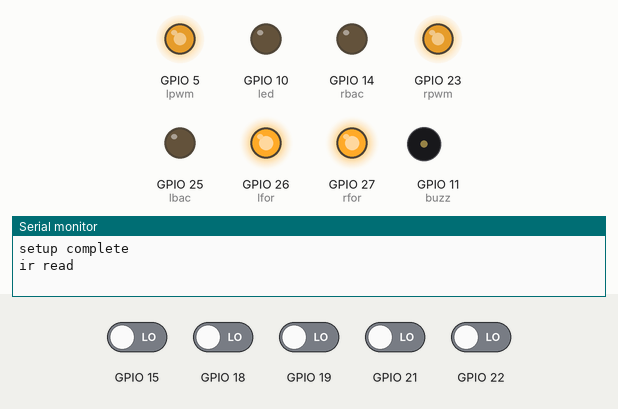
Recording of a sketch running on a simulated ESP32. On the bench: output pins drawn as LEDs (lit = HIGH), buzzer (waves = sounding, pin HIGH), the last lines printed to the serial monitor. The test bench sets the inputs (shaded band); at power-on: GPIO 15, GPIO 18, GPIO 19, GPIO 21, GPIO 22 LOW.

Above: at 4.2 s.
4.3 s: GPIO 21 driven HIGH
11.8 s: GPIO 18 driven HIGH
At 19.4 s:
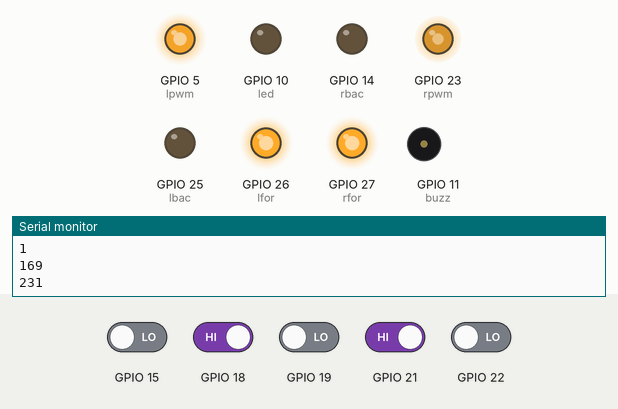
20.5 s: GPIO 15 driven HIGH
At 28.6 s:
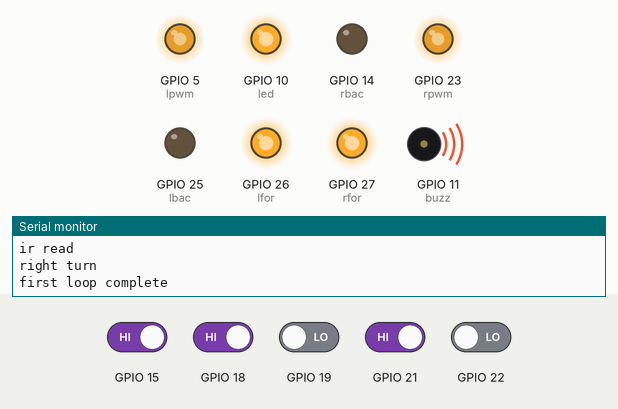
33.5 s: GPIO 19 driven HIGH
At 36.2 s:
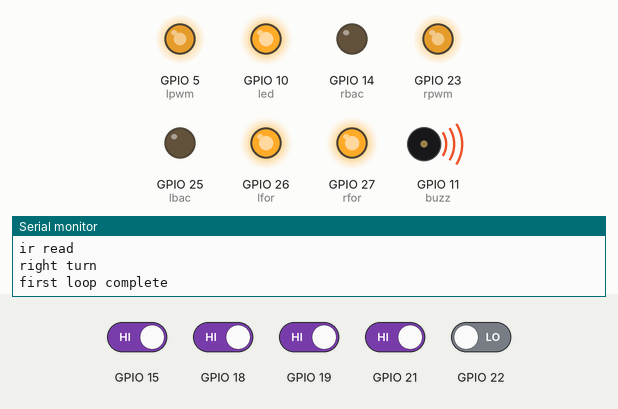
44.5 s: GPIO 19 driven LOW
At 50.4 s:
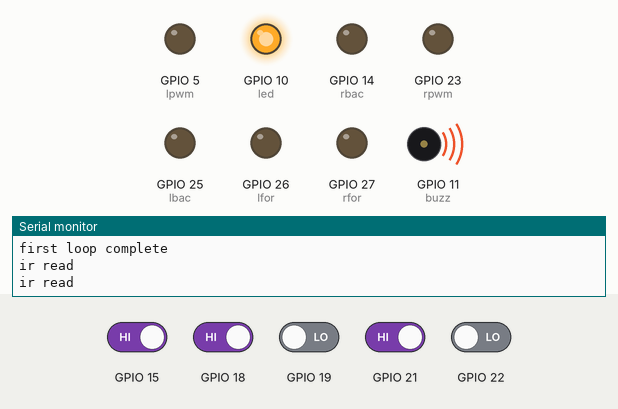
54.2 s: GPIO 21 driven LOW
At 67.5 s:
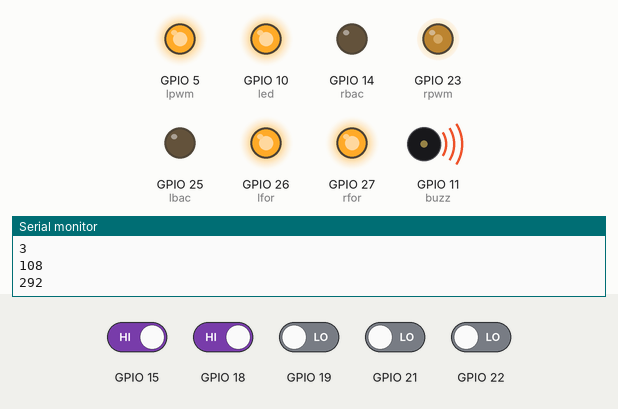
Timing chart, 0 to 78.2 s (numbered marks = the images above; inputs shaded):
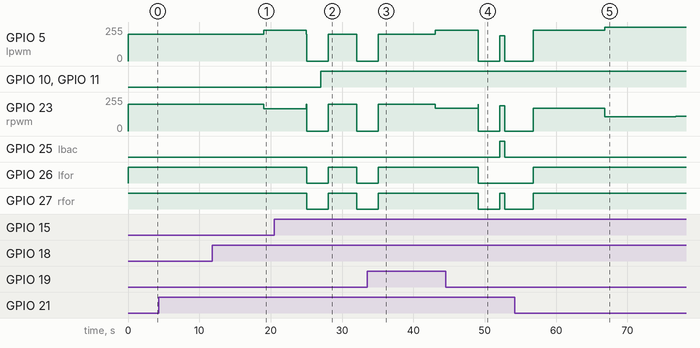

The sketch:

eyantra.ino
```cpp
#define rfor 27
#define rbac 14
#define lfor 26
#define lbac 25
#define rpwm 23
#define lpwm 5
#define led 10
#define buzz 11

int LFSensor[5] = {0, 0, 0, 0, 0};
char path[20] = "LLSS";

int Kp = 30;
int Kd = 1;
int Ki = 0;
int P = 0;
int I = 0;
int D = 0;
int error = 0;
int prevError = 0;
int PIDvalue = 0;

int basespeed = 200;
int rspeed = 0;
int lspeed = 0;

int turnspeed = 190;
int inchDelay = 30;
int turnDelay = 700;

int flag = 0;
int ind = 3;

const int freq = 5000;
const int rchannel = 0;
const int lchannel = 1;
const int resolution = 8;

void readSensors()
{
  LFSensor[0] = digitalRead(22);
  LFSensor[1] = digitalRead(19);
  LFSensor[2] = digitalRead(21);
  LFSensor[3] = digitalRead(18);
  LFSensor[4] = digitalRead(15);

  Serial.println("ir read");
  delay(2000);
}

void straight()
{
  digitalWrite(rfor, HIGH);
  digitalWrite(lfor, HIGH);
  digitalWrite(rbac, LOW);
  digitalWrite(lbac, LOW);
  ledcWrite(rchannel, basespeed);
  ledcWrite(lchannel, basespeed);
}

void stop()
{
  digitalWrite(rfor, LOW);
  digitalWrite(lfor, LOW);
  digitalWrite(rbac, LOW);
  digitalWrite(lbac, LOW);
  ledcWrite(rchannel, 0);
  ledcWrite(lchannel, 0);
}

void runExtraInch()
{
  straight();
  delay(inchDelay);
  stop();
  readSensors();
}

void turnRight()
{
  digitalWrite(rfor, LOW);
  digitalWrite(lfor, HIGH);
  digitalWrite(rbac, HIGH);
  digitalWrite(lbac, LOW);
  ledcWrite(rchannel, turnspeed);
  ledcWrite(lchannel, turnspeed);
  delay(turnDelay);
  stop();
  readSensors();
  lineFollow();
}

void turnLeft()
{
  digitalWrite(lfor, LOW);
  digitalWrite(rfor, HIGH);
  digitalWrite(lbac, HIGH);
  digitalWrite(rbac, LOW);
  ledcWrite(rchannel, turnspeed);
  ledcWrite(lchannel, turnspeed);
  delay(turnDelay);
  stop();
  readSensors();
  lineFollow();
}

void itIsNode()
{
    runExtraInch();
    digitalWrite(led, HIGH);
    digitalWrite(buzz, HIGH);
    delay(1000);
  if(path[ind] == 'L')
  {
    turnLeft();
    ind--;
  }
  else if(path[ind] == 'R')
  {
    turnRight();
    ind--;
  }
  else if(path[ind] == 'S')
  {
    straight();
    ind--;
  }
}

void checkNode()
{
  // if((LFSensor[0]== 1 )&&(LFSensor[1]== 0 )&&(LFSensor[2]== 1 )&&(LFSensor[3]== 0 )&&(LFSensor[4]== 1 ))
  // {
  //   if(flag == 0)
  //   {
  //     flag = 1;
  //   }
  //   else
  //   {
  //     flag = 0;
  //   }
  //     readSensors();
  //     while(((LFSensor[0]== 1 )&&(LFSensor[1]== 0 )&&(LFSensor[2]== 1 )&&(LFSensor[3]== 0 )&&(LFSensor[4]== 1 )) || ((LFSensor[0]== 0 )&&(LFSensor[1]== 1 )&&(LFSensor[2]== 0 )&&(LFSensor[3]== 1 )&&(LFSensor[4]== 0 )))
  //     {
  //       readSensors();
  //     }
  // }
  // else if((LFSensor[0]== 0 )&&(LFSensor[1]== 1 )&&(LFSensor[2]== 0 )&&(LFSensor[3]== 1 )&&(LFSensor[4]== 0 ))
  // {
  //   if(flag == 0)
  //   {
  //     flag = 1;
  //   }
  //   else
  //   {
  //     flag = 0;
  //   }
  //     readSensors();
  //     while(((LFSensor[0]== 1 )&&(LFSensor[1]== 0 )&&(LFSensor[2]== 1 )&&(LFSensor[3]== 0 )&&(LFSensor[4]== 1 )) || ((LFSensor[0]== 0 )&&(LFSensor[1]== 1 )&&(LFSensor[2]== 0 )&&(LFSensor[3]== 1 )&&(LFSensor[4]== 0 )))
  //     {
  //       readSensors();
  //     }
  // }
  if((LFSensor[0]== 1 )&&(LFSensor[1]== 1 )&&(LFSensor[2]== 1 )&&(LFSensor[3]== 0 )&&(LFSensor[4]== 0 ))
  {
    itIsNode();

    Serial.println("left turn");
  }
  else if((LFSensor[0]== 0 )&&(LFSensor[1]== 0 )&&(LFSensor[2]== 1 )&&(LFSensor[3]== 1 )&&(LFSensor[4]== 1 ))
  {
    itIsNode();

    Serial.println("right turn");
  }
  // else if((LFSensor[0]== 0 )&&(LFSensor[1]== 0 )&&(LFSensor[2]== 0 )&&(LFSensor[3]== 0 )&&(LFSensor[4]== 0 ))
  // {
  //   if(flag == 0)
  //   {
  //     stop();
  //   }
  // }
  else
  {
    Serial.println("no turn");
    delay(2000);

    lineFollow();
  }
}

void calerror1()
{
  if((LFSensor[0]== 1 )&&(LFSensor[1]== 0 )&&(LFSensor[2]== 0 )&&(LFSensor[3]== 0 )&&(LFSensor[4]== 1 ))
  error = 0;
  else if((LFSensor[0]== 0 )&&(LFSensor[1]== 0 )&&(LFSensor[2]== 0 )&&(LFSensor[3]== 0 )&&(LFSensor[4]== 1 ))
  error = -1;
  else if((LFSensor[0]== 0 )&&(LFSensor[1]== 0 )&&(LFSensor[2]== 0 )&&(LFSensor[3]== 1 )&&(LFSensor[4]== 1 ))
  error = -2;
  else if((LFSensor[0]== 0 )&&(LFSensor[1]== 0 )&&(LFSensor[2]== 0 )&&(LFSensor[3]== 1 )&&(LFSensor[4]== 0 ))
  error = -3;
  else if((LFSensor[0]== 0 )&&(LFSensor[1]== 0 )&&(LFSensor[2]== 1 )&&(LFSensor[3]== 1 )&&(LFSensor[4]== 0 ))
  error = -4;
  else if((LFSensor[0]== 1 )&&(LFSensor[1]== 0 )&&(LFSensor[2]== 0 )&&(LFSensor[3]== 0 )&&(LFSensor[4]== 0 ))
  error = 1;
  else if((LFSensor[0]== 1 )&&(LFSensor[1]== 1 )&&(LFSensor[2]== 0 )&&(LFSensor[3]== 0 )&&(LFSensor[4]== 0 ))
  error = 2;
  else if((LFSensor[0]== 0 )&&(LFSensor[1]== 1 )&&(LFSensor[2]== 0 )&&(LFSensor[3]== 0 )&&(LFSensor[4]== 0 ))
  error = 3;
  else if((LFSensor[0]== 0 )&&(LFSensor[1]== 1 )&&(LFSensor[2]== 1 )&&(LFSensor[3]== 0 )&&(LFSensor[4]== 0 ))
  error = 4;
}

void calerror2()
{
  if((LFSensor[0]== 0 )&&(LFSensor[1]== 0 )&&(LFSensor[2]== 0 )&&(LFSensor[3]== 0 )&&(LFSensor[4]== 1 ))
  error = 4;
  else if((LFSensor[0]== 0 )&&(LFSensor[1]== 0 )&&(LFSensor[2]== 0 )&&(LFSensor[3]== 1 )&&(LFSensor[4]== 1 ))
  error = 3;
  else if((LFSensor[0]== 0 )&&(LFSensor[1]== 0 )&&(LFSensor[2]== 0 )&&(LFSensor[3]== 1 )&&(LFSensor[4]== 0 ))
  error = 2;
  else if((LFSensor[0]== 0 )&&(LFSensor[1]== 0 )&&(LFSensor[2]== 1 )&&(LFSensor[3]== 1 )&&(LFSensor[4]== 0 ))
  error = 1;
  else if((LFSensor[0]== 0 )&&(LFSensor[1]== 0 )&&(LFSensor[2]== 1 )&&(LFSensor[3]== 0 )&&(LFSensor[4]== 0 ))
  {
  error = 0;
  Serial.println("error 0");
  delay(2000);
  }
  else if((LFSensor[0]== 0 )&&(LFSensor[1]== 1 )&&(LFSensor[2]== 1 )&&(LFSensor[3]== 0 )&&(LFSensor[4]== 0 ))
  error = -1;
  else if((LFSensor[0]== 0 )&&(LFSensor[1]== 1 )&&(LFSensor[2]== 0 )&&(LFSensor[3]== 0 )&&(LFSensor[4]== 0 ))
  error = -2;
  else if((LFSensor[0]== 1 )&&(LFSensor[1]== 1 )&&(LFSensor[2]== 0 )&&(LFSensor[3]== 0 )&&(LFSensor[4]== 0 ))
  error = -3;
  else if((LFSensor[0]== 1 )&&(LFSensor[1]== 0 )&&(LFSensor[2]== 0 )&&(LFSensor[3]== 0 )&&(LFSensor[4]== 0 ))
  error = -4;
}

void calculatePID()
{
  P = error;
  I = I + error;
  D = error-prevError;
  PIDvalue = (Kp*P) + (Ki*I) + (Kd*D);
  prevError = error;

  Serial.println(error);
  delay(2000);
}


void move()
{
  rspeed = basespeed - PIDvalue;
  lspeed = basespeed + PIDvalue;

  digitalWrite(rfor, HIGH);
  digitalWrite(lfor, HIGH);
  digitalWrite(rbac, LOW);
  digitalWrite(lbac, LOW);
  ledcWrite(rchannel, rspeed);
  ledcWrite(lchannel, lspeed);

  Serial.println(rspeed);
  Serial.println(lspeed);
  delay(2000);
}

void lineFollow()
{
  // if(flag == 0)
  //   calerror2();
  // else
  //   calerror1();

  calerror2();

  calculatePID();
  move();
}

void setup() {
  // put your setup code here, to run once:
  pinMode(23, INPUT);
  pinMode(22, INPUT);
  pinMode(21, INPUT);
  pinMode(2, INPUT);
  pinMode(15, INPUT);

  pinMode(rfor, OUTPUT);
  pinMode(rbac, OUTPUT);
  pinMode(lfor, OUTPUT);
  pinMode(lbac, OUTPUT);
  pinMode(rpwm, OUTPUT);
  pinMode(lpwm, OUTPUT);
  pinMode(led, OUTPUT);
  pinMode(buzz, OUTPUT);

  Serial.begin(9600);

  ledcSetup(rchannel, freq, resolution);
  ledcSetup(lchannel, freq, resolution);
  ledcAttachPin(rpwm, rchannel);
  ledcAttachPin(lpwm, lchannel);

  digitalWrite(rfor, HIGH);
  digitalWrite(lfor, HIGH);
  digitalWrite(rbac, LOW);
  digitalWrite(lbac, LOW);
  ledcWrite(rchannel, basespeed);
  ledcWrite(lchannel, basespeed);
  Serial.println("setup complete");

  delay(3000);
}

void loop() {
  // put your main code here, to run repeatedly:
  readSensors();
  checkNode();
  Serial.println("first loop complete");
  delay(2000);
}
```

Measured:
- after the input at 11.8 s, GPIO 5 (lpwm): 199/255 → 230/255 after 7.2 s; GPIO 23 (rpwm): 199/255 → 168/255 after 7.2 s
- after the input at 20.5 s, GPIO 5 (lpwm): 230/255 → 0/255 after 4.5 s, → 199/255 3.0 s later, → 0/255 4.0 s later; GPIO 10 (led), GPIO 11 (buzz): LOW → HIGH after 6.5 s; GPIO 23 (rpwm): 168/255 → 0/255 after 4.5 s, → 199/255 3.0 s later, → 0/255 4.0 s later; GPIO 26 (lfor), GPIO 27 (rfor): HIGH → LOW after 4.5 s, → HIGH 3.0 s later, → LOW 4.0 s later
- after the input at 33.5 s, GPIO 25 (lbac): stays LOW (without the input it goes to HIGH after 8.6 s); GPIO 26 (lfor), GPIO 27 (rfor): goes on until 35.1 s, then stays HIGH
- after the input at 44.5 s, GPIO 5 (lpwm): 229/255 → 0/255 after 4.6 s, → 189/255 3.0 s later, → 0/255 0.70 s later; GPIO 23 (rpwm): 169/255 → 0/255 after 4.6 s, → 189/255 3.0 s later, → 0/255 0.70 s later
- after the input at 54.2 s, GPIO 25 (lbac): stays LOW (without the input it goes to HIGH after 11.6 s); GPIO 26 (lfor), GPIO 27 (rfor): goes on until 56.8 s, then stays HIGH
